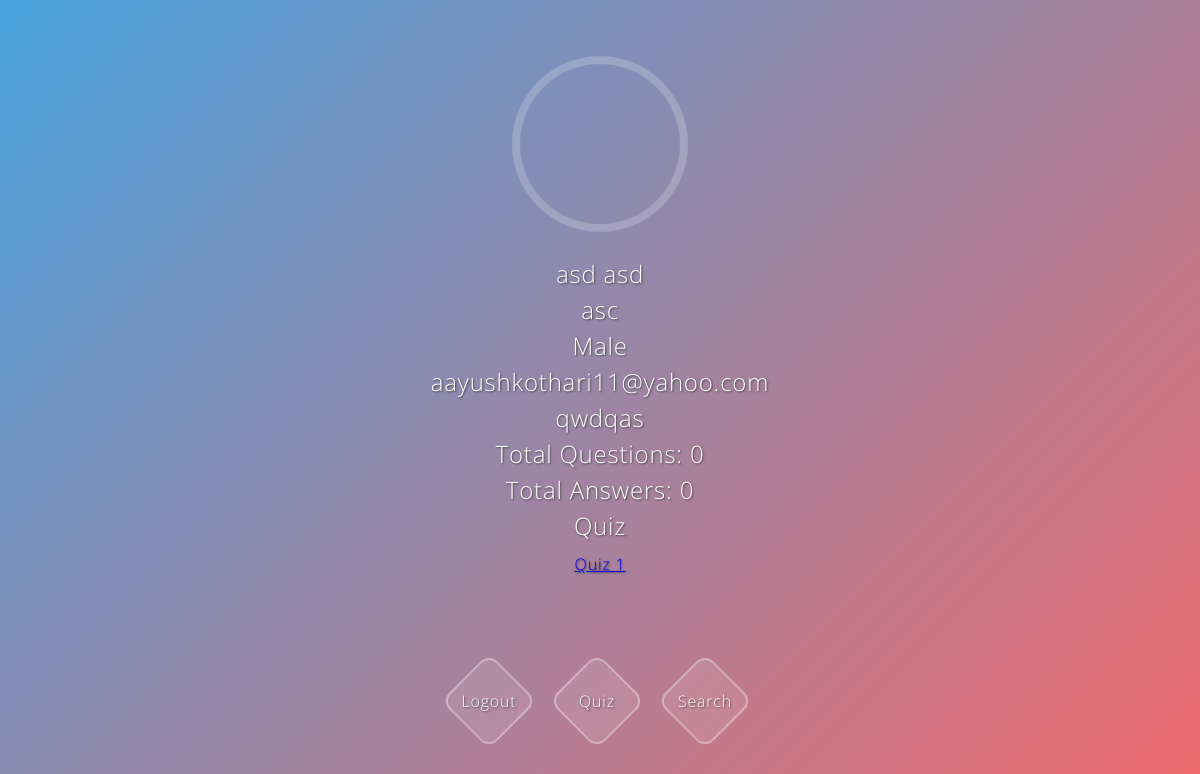
The app's page /user_profile/3 (signed in) with its own data.
### app/models.py (models this page shows, shortened)
class UserProfile(models.Model):
    user = models.OneToOneField(User, on_delete=models.CASCADE, related_name='stud')
    photo = models.FileField(blank=True, null=True, upload_to=path)
    Name = models.CharField(max_length=200, blank=True, null=True)
    bio = models.CharField(max_length=200, blank=True, null=True)
    GENDER_CHOICES = (
        ("Male", "Male"),
        ("Female", "Female"),
    )
    gender = models.CharField(
        max_length=6, choices=GENDER_CHOICES, blank=True, null=True)
    mobileNo = models.CharField(max_length=50, blank=True, null=True)
    totalQues = models.IntegerField(blank=True, null=True, default=0)
    totalAns = models.IntegerField(blank=True, null=True, default=0)

class Quiz(models.Model):
    user = models.ForeignKey(UserProfile, on_delete=models.CASCADE)
    q1 = models.ForeignKey(Game, on_delete=models.CASCADE, related_name="q1")
    q1selected = models.CharField(max_length=200, blank=True, null=True)
    q2 = models.ForeignKey(Game, on_delete=models.CASCADE, related_name="q2")
    q2selected = models.CharField(max_length=200, blank=True, null=True)
    q3 = models.ForeignKey(Game, on_delete=models.CASCADE, related_name="q3")
    q3selected = models.CharField(max_length=200, blank=True, null=True)
    q4 = models.ForeignKey(Game, on_delete=models.CASCADE, related_name="q4")
    q4selected = models.CharField(max_length=200, blank=True, null=True)

### app/views.py (the view)
# urls.py: url(r'^user_profile/(\d+)$',
@login_required(login_url='app:login')
def user_profile(request, id):
    client = get_object_or_404(UserProfile, id=id)
    user = UserProfile.objects.get(user=request.user)
    quiz = Quiz.objects.filter(user=user)
    return render(request, 'app/user_profile.html', {'client': client, 'req': request.user, 'quiz': quiz})

### app/templates/app/user_profile.html (shortened to what this page needs)
 <div class="avatar"></div>
   <h1>{{ client.Name }}</h1>
   <h1>{{ client.bio }}</h1>
   <h1>{{ client.gender }}</h1>
   <h1>{{ req.email }}</h1>
   <h1>{{ client.mobileNo }}</h1>
   <h1>Total Questions: {{ client.totalQues }}</h1>
   <h1>Total Answers: {{ client.totalAns }}</h1>
   <h1>Quiz</h1>
   {% for q in quiz %}
      <h3><a href="{% url 'app:actualquiz' q.id %}">Quiz {{forloop.counter}}</a><h3>
   {% endfor %}
<div class="container">
   <ul class="social">
     <li class="facebook"><a href="{% url 'app:logout' %}">Logout</a></li>
      <li class="sociali"><a href="{% url 'app:quiz' %}">Quiz</a></li>
     <li class="mail"><a href="{% url 'app:search' %}">Search</a></li>
   </ul>
 </div>

### app/templates/app/user_profile.html (style rules this page uses)
* { -moz-box-sizing: border-box; -webkit-box-sizing: border-box; box-sizing: border-box; }
.avatar { background-image: url("http://www.lovemarks.com/wp-content/uploads/profile-avatars/default-avatar.png"); background-size: cover; border-radius: 100%; margin: 4rem auto 2rem auto; width: 10rem; height: 10rem; box-shadow: 0 0 0 8px rgba(255,255,255,0.2); transition: all 0.5s ease-in-out; }
h1 { text-align:center; font-size:24px; font-weight:300; color:#ffffff; text-shadow: 1px 1px 2px #444444; margin: 0; }
h3 { text-align:center; font-size:16px; font-weight:300; color:#ffffff; text-shadow: 1px 1px 2px #444444; margin: 0.5em 0 1em 0; }
.container { left: 50%; margin:6em 0 0 -108px; position: absolute; }
.social { position: relative; height: 3em; width: 13.5em; }
.social li { border-radius:10px; display: block; height: 4em; line-height: 4em; margin: -2.2em; position: absolute; transition: all 0.5s ease-in-out; transform: rotate(45deg); text-align: center; width: 4em; box-shadow: 0 0 0 2px rgba(255,255,255,0.4); }
.social a { color: #ffffff; text-decoration:none; display: block; height: 4em; line-height: 4em; text-align: center; transform: rotate(-45deg); width: 4em; }
.facebook { background:rgba(255,255,255,0.1); left: 0; top: 0%; }
.sociali { background:rgba(255,255,255,0.1); left: 50%; top: 0; }
.mail { background:rgba(255,255,255,0.1); left: 100%; top: 0; }

### records on screen
UserProfile: Name "asd asd", bio "asc", gender "Male", mobileNo "qwdqas", totalQues "0", totalAns "0"

### other values on screen
{{ req.email }} "aayushkothari11@yahoo.com"
